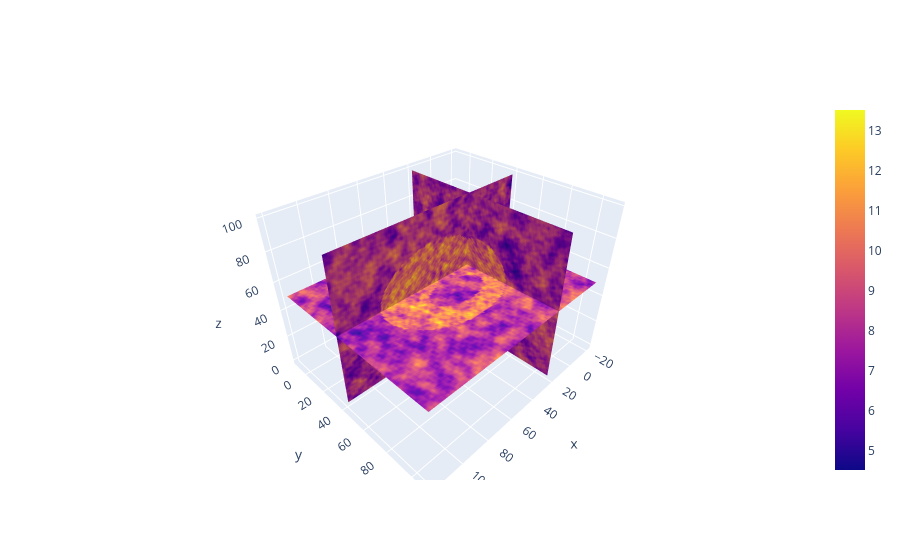

The notebook cell saved with this chart:
### Code cell
# Extend the 3D grid
nx = 140
ny = 120
nz = 100
grid = gl.DbGrid.create(nx = [nx,ny,nz], x0 = [-20,-10,0])
gl.migrate(grid0, grid, "Sel_Body", namconv = gl.NamingConvention("Sel0", False))
s = grid['Sel0'].flatten()
grid['Sel_Body'] = np.nan_to_num(s)

model1 = gl.Model.createFromParam(gl.ECov.MATERN,param=0.8,range=5,space=gl.SpaceRN(3))
model1.setMean(10)
model2 = gl.Model.createFromParam(gl.ECov.MATERN,param=0.8,range=10,space=gl.SpaceRN(3))
model2.setMean(8)

grid.setLocator("Sel_Body", gl.ELoc.SEL)
gl.simtub(None,dbout=grid,model=model1)
grid.addSelection(1 - grid['Sel_Body'].flatten(), "Sel_Out")
gl.simtub(None,dbout=grid,model=model2)

grid["Val"] = grid["Simu"] + grid["Simu.1"]
grid.display()

res = grid["Val"].reshape(grid.getNXs())
data = [gop.SliceOnDbGrid(grid,"Val",0,corner[0]),
        gop.SliceOnDbGrid(grid,"Val",2,corner[1]),
        gop.SliceOnDbGrid(grid,"Val",1,corner[2])
       ]
fig1 = go.Figure(data=data)
f = fig1.show()

### Figure 1 — Plotly figure (JSON) as saved in the notebook; plotly's stock layout.template omitted (floating-point values rounded to 4 significant figures; data arrays with more than 128 entries replaced by an {"elided": "..."} marker saying what was removed)
{"data": [{"coloraxis": "coloraxis", "colorscale": [[0, "rgb(0,0,255)"], [1, "rgb(255,0,0)"]], "surfacecolor": {"elided": "120x100 float values"}, "type": "surface", "x": {"elided": "120x100 int values"}, "y": {"elided": "120x100 int values"}, "z": {"elided": "120x100 int values"}}, {"coloraxis": "coloraxis", "colorscale": [[0, "rgb(0,0,255)"], [1, "rgb(255,0,0)"]], "surfacecolor": {"elided": "140x120 float values"}, "type": "surface", "x": {"elided": "140x120 int values"}, "y": {"elided": "140x120 int values"}, "z": {"elided": "140x120 int values"}}, {"coloraxis": "coloraxis", "colorscale": [[0, "rgb(0,0,255)"], [1, "rgb(255,0,0)"]], "surfacecolor": {"elided": "140x100 float values"}, "type": "surface", "x": {"elided": "140x100 int values"}, "y": {"elided": "140x100 int values"}, "z": {"elided": "140x100 int values"}}], "layout": {}}
